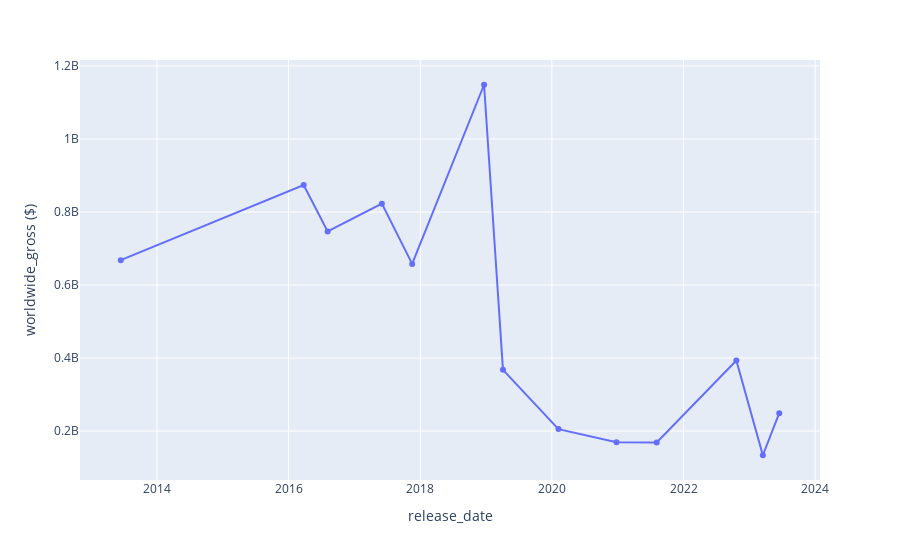

The notebook cell this image was saved under:
### Markdown cell above
We can see in 2020 box office was very low
This was because of Corona

### Code cell
fig=px.line(data,x="release_date",y="worldwide_gross ($)",markers=True)
fig.show()

### Figure 1 — Plotly figure (JSON) as saved in the notebook; plotly's stock layout.template omitted (floating-point values rounded to 4 significant figures)
{"data": [{"hovertemplate": "release_date=%{x}<br>worldwide_gross ($)=%{y}<extra></extra>", "legendgroup": "", "line": {"color": "#636efa", "dash": "solid"}, "marker": {"symbol": "circle"}, "mode": "lines+markers", "name": "", "orientation": "v", "showlegend": false, "x": ["2013-06-14T00:00:00", "2016-03-25T00:00:00", "2016-08-05T00:00:00", "2017-06-02T00:00:00", "2017-11-17T00:00:00", "2018-12-21T00:00:00", "2019-04-05T00:00:00", "2020-02-07T00:00:00", "2020-12-25T00:00:00", "2021-08-05T00:00:00", "2022-10-21T00:00:00", "2023-03-17T00:00:00", "2023-06-16T00:00:00"], "xaxis": "x", "y": [668045518, 873637528, 746846894, 822854286, 657926987, 1148528393, 367799011, 205372791, 169601036, 168717425, 393252111, 133783006, 249144835], "yaxis": "y", "type": "scatter"}], "layout": {"xaxis": {"anchor": "y", "domain": [0.0, 1.0], "title": {"text": "release_date"}}, "yaxis": {"anchor": "x", "domain": [0.0, 1.0], "title": {"text": "worldwide_gross ($)"}}, "legend": {"tracegroupgap": 0}, "margin": {"t": 60}}}
